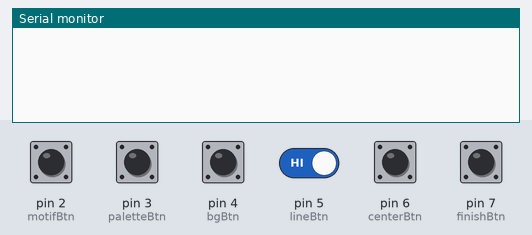
Bench run of a sketch on a simulated Arduino Uno, built with avr-gcc and run on an emulated ATmega328P. Shown: the last lines printed to the serial monitor. The test bench sets the inputs (shaded band); at power-on: pin 2 (motifBtn), pin 3 (paletteBtn), pin 4 (bgBtn), pin 5 (lineBtn), pin 6 (centerBtn), pin 7 (finishBtn) HIGH.

Above: at 1.2 s.
1.3 s: pin 2 (motifBtn) pulled LOW for 0.15 s
At 1.7 s:
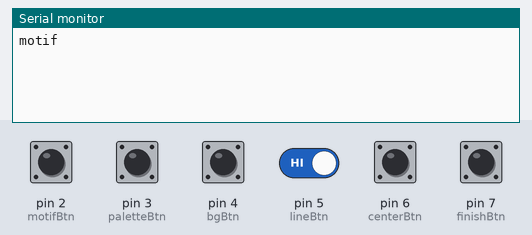
2.9 s: pin 3 (paletteBtn) pulled LOW for 0.15 s
At 4.1 s:
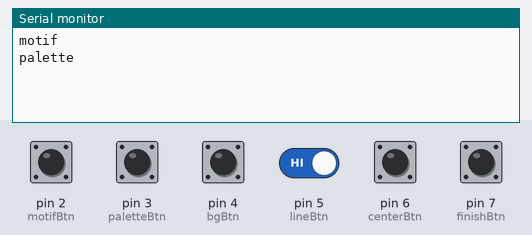
4.5 s: pin 4 (bgBtn) pulled LOW for 0.15 s
At 5.4 s:
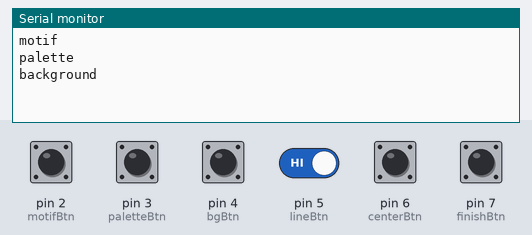
6.1 s: pin 5 (lineBtn) driven LOW
At 6.7 s:
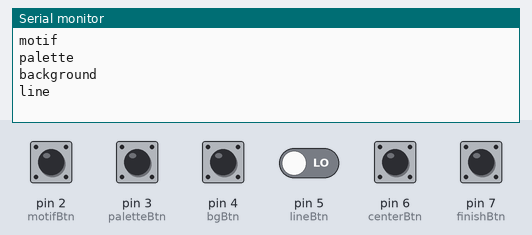
7.6 s: pin 6 (centerBtn) pulled LOW for 0.15 s
At 8.8 s:
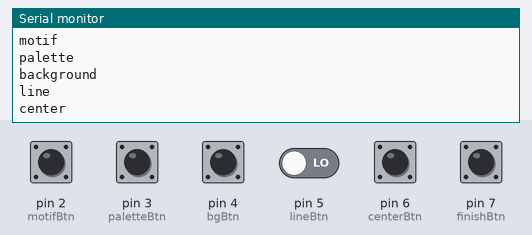
9.2 s: pin 7 (finishBtn) pulled LOW for 0.15 s
At 10.3 s:
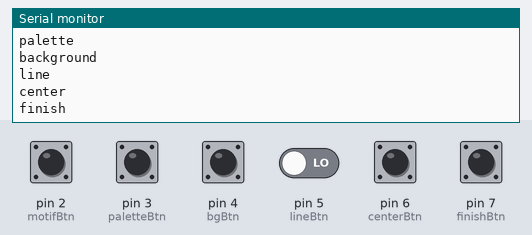

The sketch:

finalproject.ino
```cpp
const int motifBtn = 2;
const int paletteBtn = 3;
const int bgBtn = 4;
const int lineBtn = 5;
const int centerBtn = 6;
const int finishBtn = 7;

bool lastMotif = HIGH;
bool lastPalette = HIGH;
bool lastBg = HIGH;
bool lastLine = HIGH;
bool lastCenter = HIGH;
bool lastFinish = HIGH;

void setup() {
  Serial.begin(9600);

  pinMode(motifBtn, INPUT_PULLUP);
  pinMode(paletteBtn, INPUT_PULLUP);
  pinMode(bgBtn, INPUT_PULLUP);
  pinMode(lineBtn, INPUT_PULLUP);
  pinMode(centerBtn, INPUT_PULLUP);
  pinMode(finishBtn, INPUT_PULLUP);
}

void loop() {
  bool motifState = digitalRead(motifBtn);
  bool paletteState = digitalRead(paletteBtn);
  bool bgState = digitalRead(bgBtn);
  bool lineState = digitalRead(lineBtn);
  bool centerState = digitalRead(centerBtn);
  bool finishState = digitalRead(finishBtn);

  if (motifState == LOW && lastMotif == HIGH) Serial.println("motif");
  if (paletteState == LOW && lastPalette == HIGH) Serial.println("palette");
  if (bgState == LOW && lastBg == HIGH) Serial.println("background");
  if (lineState == LOW && lastLine == HIGH) Serial.println("line");
  if (centerState == LOW && lastCenter == HIGH) Serial.println("center");
  if (finishState == LOW && lastFinish == HIGH) Serial.println("finish");

  lastMotif = motifState;
  lastPalette = paletteState;
  lastBg = bgState;
  lastLine = lineState;
  lastCenter = centerState;
  lastFinish = finishState;

  delay(50);
}
```

Measured:
- after the input at 1.3 s, the serial monitor: prints a new line at once (image 1)
- after the input at 2.9 s, the serial monitor: prints a new line at once (image 2)
- after the input at 4.5 s, the serial monitor: prints a new line at once (image 3)
- after the input at 6.1 s, the serial monitor: prints a new line at once (image 4)
- after the input at 7.6 s, the serial monitor: prints a new line at once (image 5)
- after the input at 9.2 s, the serial monitor: prints a new line at once (image 6)
